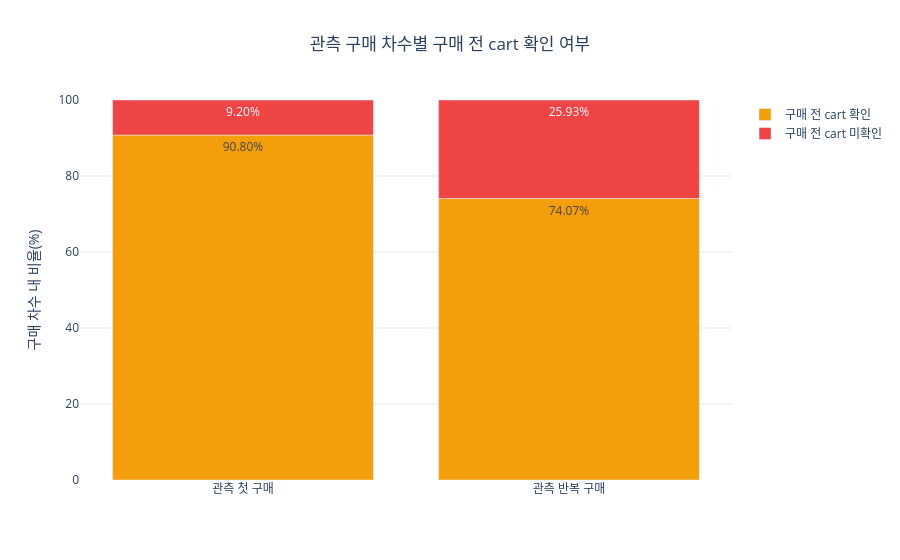

Notebook cell for this chart:
### Code cell
fig = px.bar(
    cart_by_purchase_order,
    x='구매차수',
    y='구매차수내_비율_pct',
    color='구매전_cart구분',
    text_auto='.2f',
    custom_data=['구매_세션상품수'],
    category_orders={
        '구매차수': ['관측 첫 구매', '관측 반복 구매'],
        '구매전_cart구분': ['구매 전 cart 확인', '구매 전 cart 미확인'],
    },
    color_discrete_map={
        '구매 전 cart 확인': color_map['cart'],
        '구매 전 cart 미확인': '#EF4444',
    },
    title='관측 구매 차수별 구매 전 cart 확인 여부',
)
fig.update_traces(
    texttemplate='%{y:.2f}%',
    textposition='inside',
    hovertemplate='%{x} · %{fullData.name}<br>%{y:.2f}%<br>%{customdata[0]:,.0f}개<extra></extra>',
)
fig.update_layout(
    title_x=0.5,
    yaxis_title='구매 차수 내 비율(%)',
    xaxis_title='',
    yaxis_range=[0, 100],
    plot_bgcolor='white',
    legend_title_text='',
)
fig.update_yaxes(gridcolor='#E5E7EB')
fig.show()

### Figure 1 — Plotly figure (JSON) as saved in the notebook; plotly's stock layout.template omitted (floating-point values rounded to 4 significant figures)
{"data": [{"customdata": [[35475], [1065841]], "hovertemplate": "%{x} · %{fullData.name}<br>%{y:.2f}%<br>%{customdata[0]:,.0f}개<extra></extra>", "legendgroup": "구매 전 cart 확인", "marker": {"color": "#F59E0B", "pattern": {"shape": ""}}, "name": "구매 전 cart 확인", "orientation": "v", "showlegend": true, "textposition": "inside", "texttemplate": "%{y:.2f}%", "type": "bar", "x": ["관측 반복 구매", "관측 첫 구매"], "xaxis": "x", "y": [74.07, 90.8], "yaxis": "y"}, {"customdata": [[12418], [108013]], "hovertemplate": "%{x} · %{fullData.name}<br>%{y:.2f}%<br>%{customdata[0]:,.0f}개<extra></extra>", "legendgroup": "구매 전 cart 미확인", "marker": {"color": "#EF4444", "pattern": {"shape": ""}}, "name": "구매 전 cart 미확인", "orientation": "v", "showlegend": true, "textposition": "inside", "texttemplate": "%{y:.2f}%", "type": "bar", "x": ["관측 반복 구매", "관측 첫 구매"], "xaxis": "x", "y": [25.93, 9.202], "yaxis": "y"}], "layout": {"barmode": "relative", "legend": {"title": {"text": ""}, "tracegroupgap": 0}, "plot_bgcolor": "white", "title": {"text": "관측 구매 차수별 구매 전 cart 확인 여부", "x": 0.5}, "xaxis": {"anchor": "y", "categoryarray": ["관측 첫 구매", "관측 반복 구매"], "categoryorder": "array", "domain": [0, 1], "title": {"text": ""}}, "yaxis": {"anchor": "x", "domain": [0, 1], "gridcolor": "#E5E7EB", "range": [0, 100], "title": {"text": "구매 차수 내 비율(%)"}}}}
